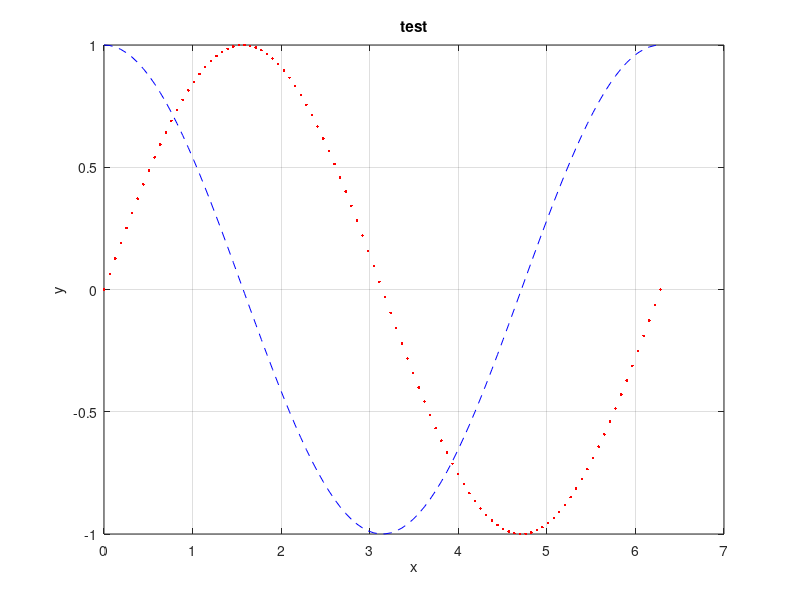

Reproduce this figure in MATLAB.
clc; clear all;
x = linspace(0, 2 * pi);
y1 = sin(x);
y2 = cos(x);
plot(x, y1, 'r.', x, y2, 'b--');
xlabel('x');
ylabel('y');
title('test');
grid on
